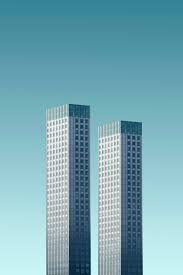
#> input picture day 5 assessment/building.jpg, 183 x 275 px; the run also reads 1 picture not shown here
$ python 'brute force.py'
#> lines starting #> are read from the running program, lines starting #| are printed output that depends on the picture
import cv2
import matplotlib.pyplot as plt

img1 = cv2.imread('building.jpg')
#> img1 is the input picture: shape (275, 183, 3); mean B, G, R 179.8, 168, 119.5
img2 = cv2.imread('building2.jpg')

#ORB Keypoint Extractor
orb = cv2.ORB_create()
kp1, des1 = orb.detectAndCompute(img1,None)
#> kp1 = 295 keypoints; strongest (x, y, size): (65, 125, 31), (69, 104, 31), (141, 124, 31), (121, 121, 31)
kp2, des2 = orb.detectAndCompute(img2,None)
#> kp2 has the same summary as kp1

Brute_force = cv2.BFMatcher(cv2.NORM_HAMMING, crossCheck=True)
matches = Brute_force.match(des1, des2)
#> matches = 295 matches

matches = sorted(matches, key=lambda x: x.distance)

result = cv2.drawMatches(img1, kp1, img1, kp2, matches[:30],None, flags=0)
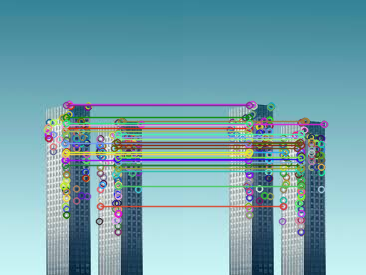
#> result: shape (275, 366, 3); mean B, G, R 172.7, 163.7, 118.3

plt.imshow(cv2.cvtColor(result,cv2.COLOR_BGR2RGB))
plt.show()
